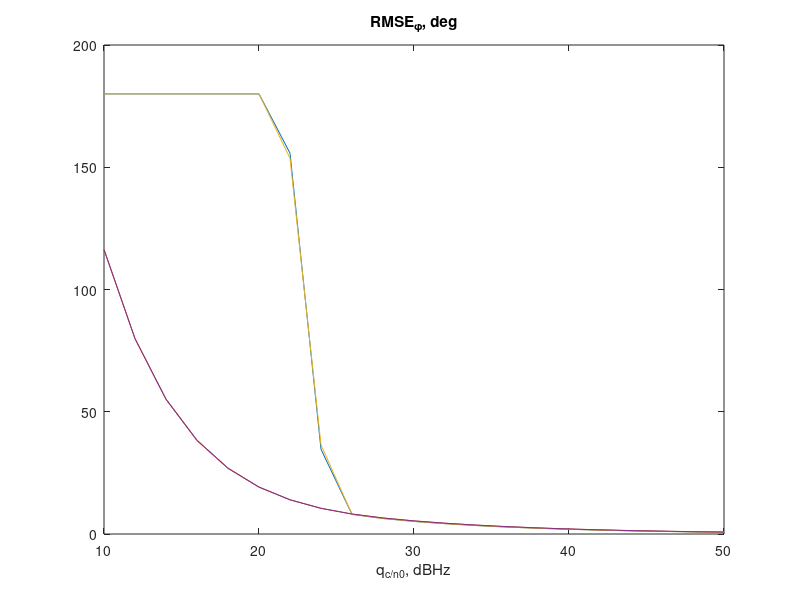
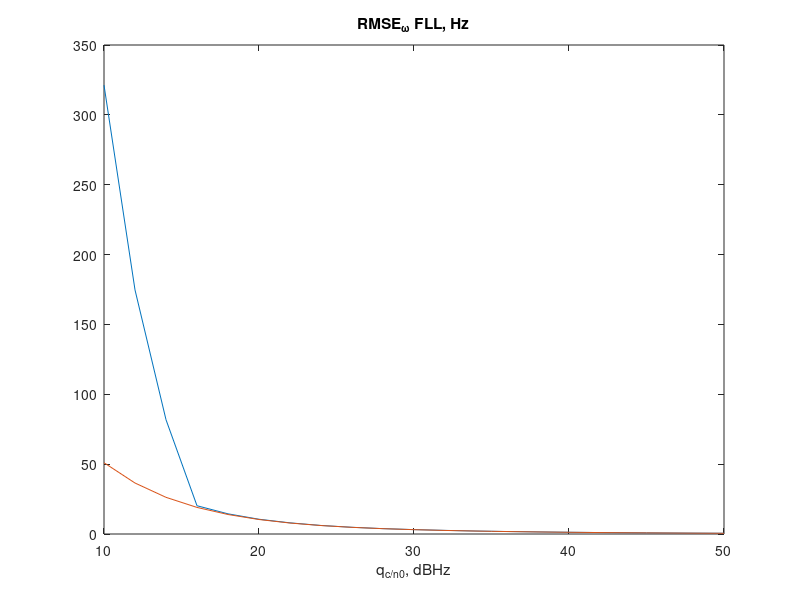
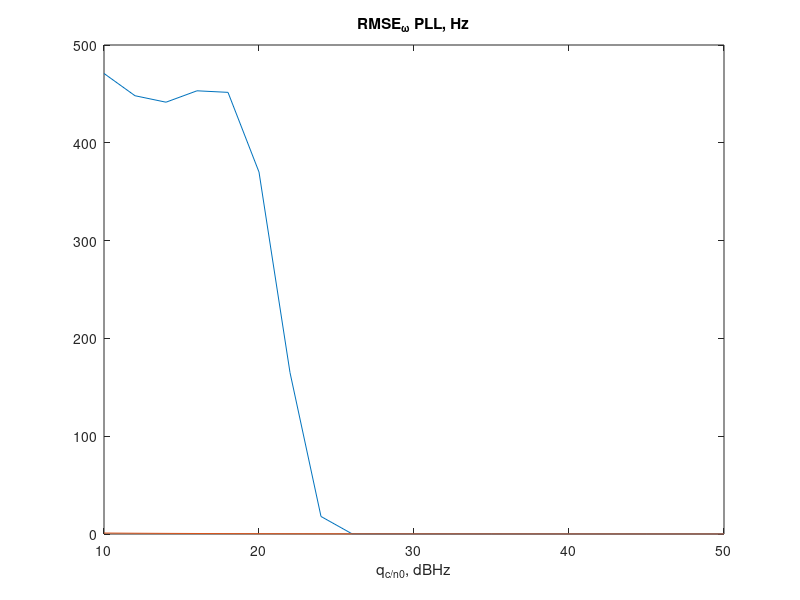
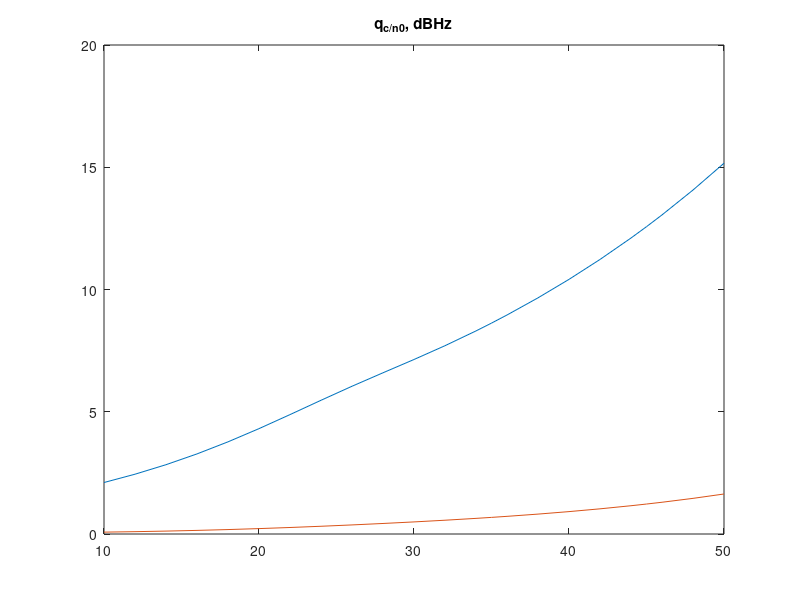

These charts were generated, in order, by the following MATLAB code:
load('StatSignIQ.mat');
StatFileSign = StatFile;
clear('StatFile');

load('Stat.mat');

u1 = 0;
for u = 1:length(StatFile.qcno_dB)
    if (StatFile.Np(u) > 0)
        u1 = u1 + 1;
        Graph.Np(u1) = StatFile.Np(u);
        Graph.qcno_dB(u1) = StatFile.qcno_dB(u);
        
        Graph.DestPhiPLL(u1) = StatFile.DestPhiPLL(u)/StatFile.Np(u);
        Graph.DestWPLL(u1) = StatFile.DestWPLL(u)/StatFile.Np(u);
        Graph.DestPhiTeorPLL(u1) = StatFile.DestPhiTeorPLL(u);
        Graph.DestWTeorPLL(u1) = StatFile.DestWTeorPLL(u);
        Graph.PLLBand(u1) = StatFile.PLLBand(u);
        
        Graph.DestWFLL(u1) = StatFile.DestWFLL(u)/StatFile.Np(u);
        Graph.DestWTeorFLL(u1) = StatFile.DestWTeorFLL(u);
        Graph.FLLBand(u1) = StatFile.FLLBand(u);
       
    end
    
end

u2 = 0;
for h = 1:length(StatFileSign.qcno_dB)
    if (StatFileSign.Np(h) > 0)
        u2 = u2 + 1;
        GraphSign.Np(u2) = StatFileSign.Np(h);
        GraphSign.qcno_dB(u2) = StatFileSign.qcno_dB(h);
        GraphSign.DestPhi(u2) = StatFileSign.DestPhi(h)/StatFileSign.Np(h);
        GraphSign.DestW(u2) = StatFileSign.DestW(h)/StatFileSign.Np(h);
        GraphSign.DestPhiTeor(u2) = StatFileSign.DestPhiTeor(h);
        GraphSign.DestWTeor(u2) = StatFileSign.DestWTeor(h);
        GraphSign.PLLBand(u2) = StatFileSign.PLLBand(h);
        
    end
end

plot(Graph.qcno_dB, [sqrt(Graph.DestPhiPLL)*180/pi; sqrt(Graph.DestPhiTeorPLL)*180/pi],...
    GraphSign.qcno_dB, [sqrt(GraphSign.DestPhi)*180/pi; sqrt(GraphSign.DestPhiTeor)*180/pi]);
xlabel('q_{c/n0}, dBHz');
title('RMSE_{\phi}, deg');
% ylim([0 100]);
figure
plot(Graph.qcno_dB, [sqrt(Graph.DestWFLL)/2/pi; sqrt(Graph.DestWTeorFLL)/2/pi])
xlabel('q_{c/n0}, dBHz');
title('RMSE_{\omega} FLL, Hz');

figure
plot(Graph.qcno_dB, [sqrt(Graph.DestWPLL)/2/pi; sqrt(Graph.DestWTeorPLL)/2/pi])
xlabel('q_{c/n0}, dBHz');
title('RMSE_{\omega} PLL, Hz');

figure
plot(Graph.qcno_dB, [Graph.PLLBand; Graph.FLLBand])
title('\DeltaF, Hz')
title('q_{c/n0}, dBHz');

figure
plot(Graph.qcno_dB, [sqrt(Graph.DestWFLL)/2/pi; sqrt(Graph.DestWTeorFLL)/2/pi; sqrt(Graph.DestWPLL)/2/pi; sqrt(Graph.DestWTeorPLL)/2/pi],...
    GraphSign.qcno_dB, [sqrt(GraphSign.DestW)/2/pi; sqrt(GraphSign.DestWTeor)/2/pi]);
xlabel('q_{c/n0}, dBHz');
title('RMSE_{\omega} FLL, Hz; RMSE_{\omega} PLL, Hz');
